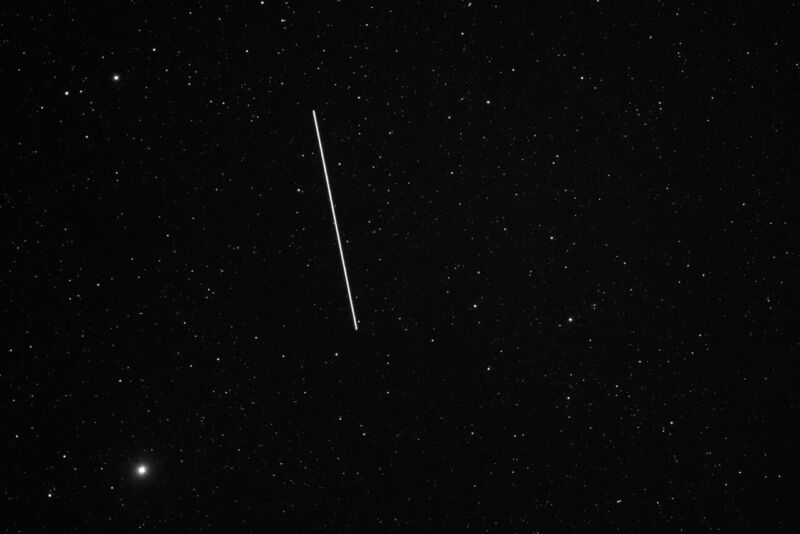
#> input picture star.jpg, 800 x 534 px, found by its file name
$ python 'image analysis.py'
#> lines starting #> are read from the running program, lines starting #| are printed output that depends on the picture
import matplotlib as plt
import cv2
import numpy as np

image = cv2.imread('C:/Users/thegr/Desktop/WORK/year 3/python data/star.jpg')
#> image is the input picture: shape (534, 800, 3); min 0, max 255, mean 8.6

gray = cv2.cvtColor(image, cv2.COLOR_BGR2GRAY)
(threshold, im_bw) = cv2.threshold(gray, 150, 255, cv2.THRESH_TOZERO)


#edges = cv2.Canny(im_bw,50,150)

maxgap = 20
minlength = 50
blank = np.copy(im_bw)

lines = cv2.HoughLinesP(im_bw,1,(np.pi/180),15,np.array([]),minlength,maxgap)
#> lines = [[313, 111, 355, 326], [314, 112, 356, 328]]
print(lines)
#| [[[313 111 355 326]]
#|  [[314 112 356 328]]]
for line in lines:
    for x1,x2,y1,y2 in line:
        cv2.line(blank,(x1,y1),(x2,y2),(255,0,0),3)
#> this loop made 2 passes
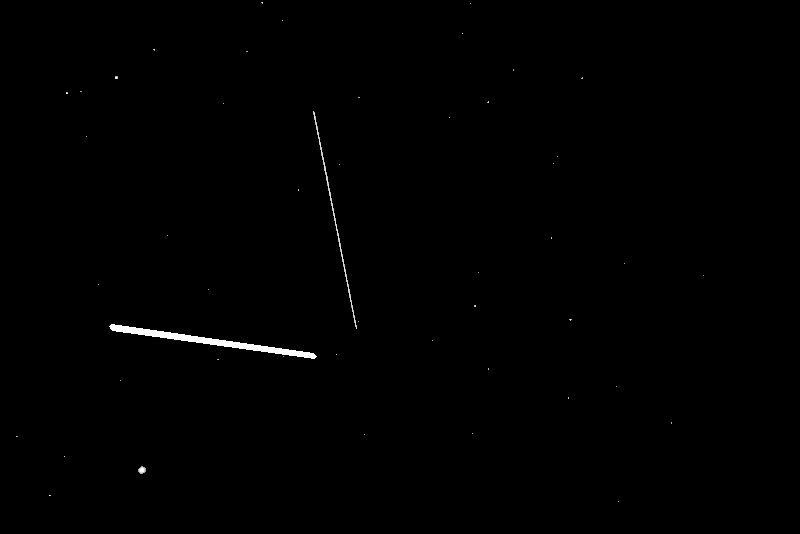
#> blank: shape (534, 800); min 0, max 255, mean 1


print(lines)
#| [[[313 111 355 326]]
#|  [[314 112 356 328]]]
cv2.imshow("lines",blank)
cv2.imshow("bw",im_bw)

cv2.waitKey(0)
